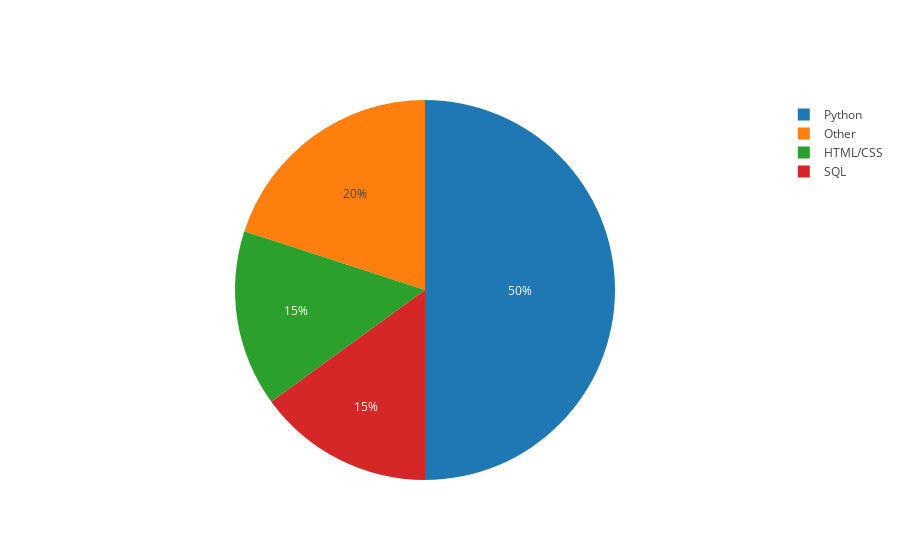

Write notebook code for a chart like this one.
### Markdown cell above
## Simple pie chart

### Code cell
from plotly.offline import plot, iplot
import plotly.graph_objs as go
from plotly.offline import init_notebook_mode
init_notebook_mode(connected=True)

labels = ['HTML/CSS','Python','SQL','Other']
values = [15,50,15,20]

trace = go.Pie(labels=labels, values=values)

data = [trace]
figure = dict(data=data)
iplot(figure)

### Figure 1 — Plotly figure (JSON) as saved in the notebook; plotly's stock layout.template omitted (floating-point values rounded to 4 significant figures)
{"data": [{"labels": ["HTML/CSS", "Python", "SQL", "Other"], "type": "pie", "values": [15, 50, 15, 20]}], "layout": {}}
